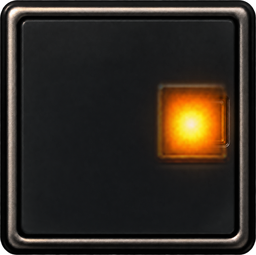
#> input picture docs/skin-packs/signal-basin/pictures/tab-lit.png, 256 x 255 px, found by its file name
$ python spill.py ../../signal-basin/pictures/tab-lit.png
#> lines starting #> are read from the running program, lines starting #| are printed output that depends on the picture; after the words box and inside, x2 and y2 are one past the last pixel; in counts of white or black regions, pixels touching at a corner belong together
#!/usr/bin/env python3
"""Signal Basin: a soft amber wash round the lit tab's lamp window, spilt onto its face (the
reviewer). python3 spill.py <pictures folder>"""
import sys
import numpy as np
from PIL import Image

P = sys.argv[1].rstrip("/") + "/"
im = Image.open(P + "tab-lit.png").convert("RGBA")
#> im is the input picture: PIL image 256x255 RGBA; mean R, G, B, A 45.7, 38.6, 30.7, 251
a = np.array(im).astype(float)
m = (a[..., 0] > 200) & (a[..., 0] > a[..., 1] * 1.3) & (a[..., 3] > 200)
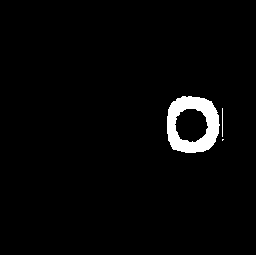
#> m: shape (255, 256) bool; 2.7% white; 3 white regions (1 under 20 px), largest, box (x1, y1, x2, y2) and area: (167, 96, 220, 153) 1703, (222, 108, 223, 137) 29
ys, xs = np.nonzero(m)
#> ys = 1735 values from 96 to 152; xs = 1735 values, max 223 at index 1261, min 167 at index 683, mean 193.1
cx, cy = xs.mean(), ys.mean()
#> cx = 193.1; cy = 124
yy, xx = np.mgrid[0:a.shape[0], 0:a.shape[1]]
d = np.hypot((xx - cx) / 1.0, (yy - cy) / 1.0)
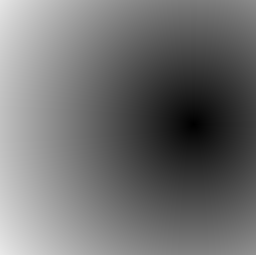
#> d: shape (255, 256) float64; min 0.0993, max 232.8, mean 112.5
wash = np.clip(1 - d / 70.0, 0, 1) ** 2 * 0.16
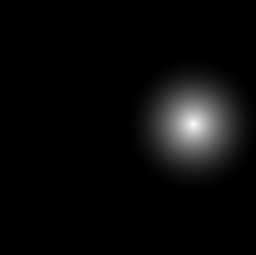
#> wash: shape (255, 256) float64; min 0, max 0.16, mean 0.00629; drawn with min black and max white
for c, v in enumerate((255, 150, 40)):
    a[..., c] = a[..., c] * (1 - wash) + v * wash * (a[..., 3] / 255)
Image.fromarray(np.clip(a, 0, 255).astype(np.uint8)).save(P + "tab-lit.png", optimize=True)
print("spilt about", round(cx), round(cy))
#| spilt about 193 124
